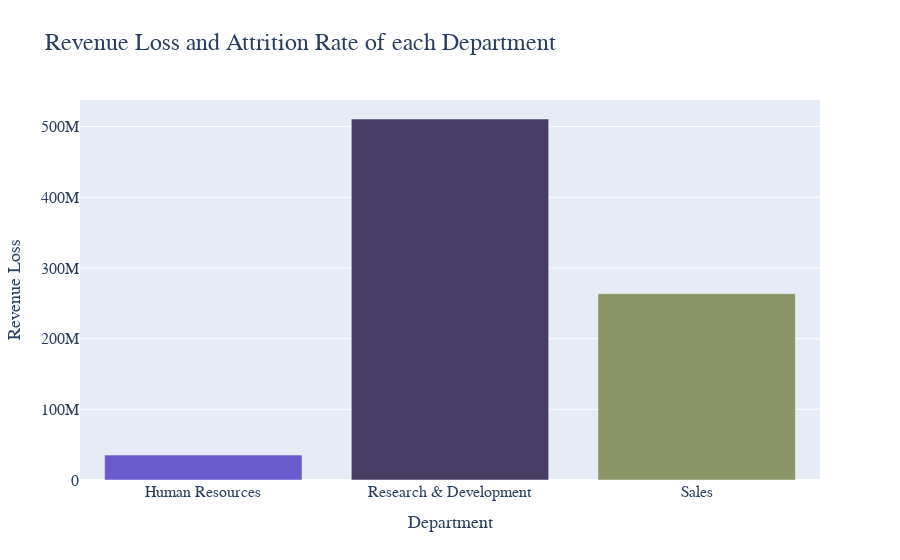

Write notebook code for a chart like this one.
### Markdown cell above
## **Revenue Loss and Attrition Rate of each Department**

### Code cell
df["RevenueLoss"] = df["MonthlyIncome"] * 12 * df['YearsAtCompany'].mean()

revenue_loss_by_dept = df.groupby("Department")["RevenueLoss"].sum()

attrition_rate_by_dept = df.groupby("Department")["Attrition"].apply(lambda x: (x == "Yes").mean())

fig = go.Figure(
    go.Bar(
        x=revenue_loss_by_dept.index,
        y=revenue_loss_by_dept.values,
        hovertext=attrition_rate_by_dept.values,
        hoverinfo="text+y",
        hovertemplate="<b>Department: %{x}</b><br><b>Attrition Rate:</b> %{hovertext:.2f}<br><b>Revenue Loss:</b> %{y:.2f}",
        marker_color=revenue_loss_by_dept.index.map(lambda x: "#8B9467" if x == "Sales" else "#473C64" if x == "Research & Development" else "#6A5ACD")
))

fig.update_layout(
    yaxis2=dict(
        overlaying="y",
        side="right",
        range=[0, 1]
    )
)

fig.update_layout(
    title={"text": "Revenue Loss and Attrition Rate of each Department", "font_size": 24, "font_family": "TimesNewRoman"},
    xaxis_title={"text": "Department", "font_size": 18, "font_family": "TimesNewRoman"},
    yaxis_title={"text": "Revenue Loss", "font_size": 18, "font_family": "TimesNewRoman"},
    yaxis2_title={"text": "Attrition Rate", "font_size": 18, "font_family": "TimesNewRoman"},
    font_family="TimesNewRoman",
    font_size=16
)
fig.show()

### Figure 1 — Plotly figure (JSON) as saved in the notebook; plotly's stock layout.template omitted (floating-point values rounded to 4 significant figures)
{"data": [{"hoverinfo": "text+y", "hovertemplate": "<b>Department: %{x}</b><br><b>Attrition Rate:</b> %{hovertext:.2f}<br><b>Revenue Loss:</b> %{y:.2f}", "hovertext": [0.1905, 0.1375, 0.2067], "marker": {"color": ["#6A5ACD", "#473C64", "#8B9467"]}, "type": "bar", "x": ["Human Resources", "Research & Development", "Sales"], "y": [35260000.0, 510800000.0, 263700000.0]}], "layout": {"font": {"family": "TimesNewRoman", "size": 16}, "title": {"font": {"family": "TimesNewRoman", "size": 24}, "text": "Revenue Loss and Attrition Rate of each Department"}, "xaxis": {"title": {"font": {"family": "TimesNewRoman", "size": 18}, "text": "Department"}}, "yaxis": {"title": {"font": {"family": "TimesNewRoman", "size": 18}, "text": "Revenue Loss"}}, "yaxis2": {"overlaying": "y", "range": [0, 1], "side": "right", "title": {"font": {"family": "TimesNewRoman", "size": 18}, "text": "Attrition Rate"}}}}
